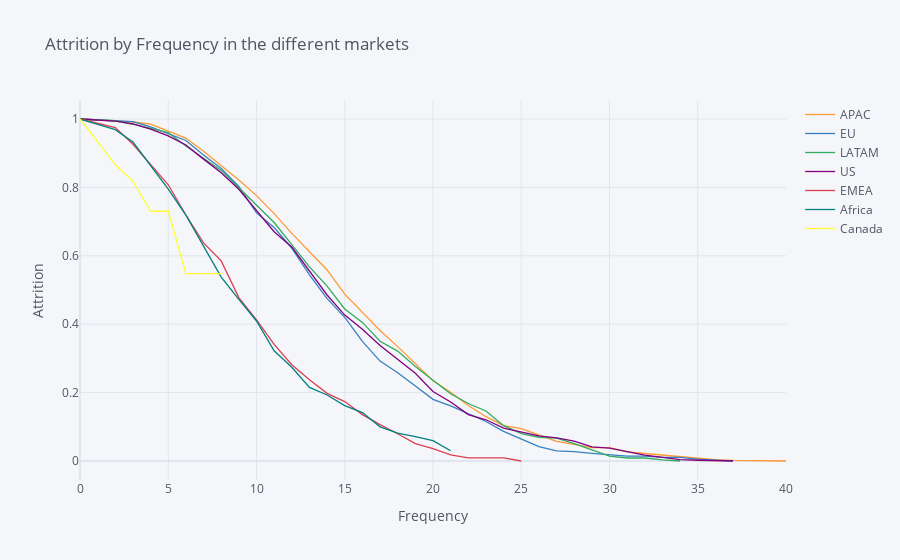

Notebook code for this chart:
### Markdown cell above
The following graph gives us insights regarding the different frequency in the different countries. We learned that the more frequent a customer orders the more profitable he will be for us.

### Code cell
rates=survival(df_gr_market, 'Market', 'Frequency', 'Attrition')
rates.iplot(kind='line', xTitle='Frequency', yTitle='Attrition',title='Attrition by Frequency in the different markets')

### Figure 1 — Plotly figure (JSON) as saved in the notebook; plotly's stock layout.template omitted (floating-point values rounded to 4 significant figures)
{"data": [{"line": {"color": "rgba(255, 153, 51, 1.0)", "dash": "solid", "shape": "linear", "width": 1.3}, "mode": "lines", "name": "APAC", "text": "", "type": "scatter", "x": [0, 2, 3, 4, 5, 6, 7, 8, 9, 10, 11, 12, 13, 14, 15, 16, 17, 18, 19, 20, 21, 22, 23, 24, 25, 26, 27, 28, 29, 30, 31, 32, 33, 34, 35, 36, 37, 40], "y": [1, 0.995, 0.9912, 0.9848, 0.9654, 0.9444, 0.9056, 0.8627, 0.8219, 0.776, 0.7232, 0.6655, 0.6109, 0.5587, 0.488, 0.4347, 0.3815, 0.3345, 0.2846, 0.2346, 0.2011, 0.1625, 0.1296, 0.1032, 0.09444, 0.07467, 0.0571, 0.04832, 0.03911, 0.03911, 0.02689, 0.022, 0.01711, 0.01222, 0.007334, 0.003667, 0.001833, 0]}, {"line": {"color": "rgba(55, 128, 191, 1.0)", "dash": "solid", "shape": "linear", "width": 1.3}, "mode": "lines", "name": "EU", "text": "", "type": "scatter", "x": [0, 2, 3, 4, 5, 6, 7, 8, 9, 10, 11, 12, 13, 14, 15, 16, 17, 18, 19, 20, 21, 22, 23, 24, 25, 26, 27, 28, 29, 30, 31, 32, 33, 34, 35, 36, 37, 40], "y": [1, 0.9962, 0.9924, 0.9769, 0.9573, 0.9371, 0.8946, 0.855, 0.8027, 0.7255, 0.6826, 0.622, 0.5445, 0.4747, 0.4198, 0.3498, 0.2922, 0.2579, 0.219, 0.1801, 0.1613, 0.1373, 0.1155, 0.08664, 0.06323, 0.04215, 0.02975, 0.02727, 0.02231, 0.01736, 0.01446, 0.01446, 0.01085, 0.01085, 0.005424, 0.002712, 0, ""]}, {"line": {"color": "rgba(50, 171, 96, 1.0)", "dash": "solid", "shape": "linear", "width": 1.3}, "mode": "lines", "name": "LATAM", "text": "", "type": "scatter", "x": [0, 2, 3, 4, 5, 6, 7, 8, 9, 10, 11, 12, 13, 14, 15, 16, 17, 18, 19, 20, 21, 22, 23, 24, 25, 26, 27, 28, 29, 30, 31, 32, 33, 34, 35, 36, 37, 40], "y": [1, 0.9949, 0.9847, 0.973, 0.9599, 0.9211, 0.8865, 0.8497, 0.7988, 0.7483, 0.6974, 0.6325, 0.5675, 0.5114, 0.4446, 0.4052, 0.3501, 0.3213, 0.2763, 0.2359, 0.1966, 0.1682, 0.1462, 0.1034, 0.0801, 0.06942, 0.06665, 0.05078, 0.03174, 0.01411, 0.008816, 0.008816, 0.003526, 0, "", "", "", ""]}, {"line": {"color": "rgba(128, 0, 128, 1.0)", "dash": "solid", "shape": "linear", "width": 1.3}, "mode": "lines", "name": "US", "text": "", "type": "scatter", "x": [0, 2, 3, 4, 5, 6, 7, 8, 9, 10, 11, 12, 13, 14, 15, 16, 17, 18, 19, 20, 21, 22, 23, 24, 25, 26, 27, 28, 29, 30, 31, 32, 33, 34, 35, 36, 37, 40], "y": [1, 0.9937, 0.986, 0.9704, 0.9507, 0.9239, 0.8827, 0.8429, 0.7946, 0.7339, 0.6703, 0.6258, 0.5568, 0.4854, 0.4266, 0.385, 0.3379, 0.2977, 0.2565, 0.2033, 0.1726, 0.1356, 0.1205, 0.09643, 0.08541, 0.07363, 0.06749, 0.05829, 0.04114, 0.03771, 0.02743, 0.01714, 0.01071, 0.004286, 0.002143, 0.002143, 0, ""]}, {"line": {"color": "rgba(219, 64, 82, 1.0)", "dash": "solid", "shape": "linear", "width": 1.3}, "mode": "lines", "name": "EMEA", "text": "", "type": "scatter", "x": [0, 2, 3, 4, 5, 6, 7, 8, 9, 10, 11, 12, 13, 14, 15, 16, 17, 18, 19, 20, 21, 22, 23, 24, 25, 26, 27, 28, 29, 30, 31, 32, 33, 34, 35, 36, 37, 40], "y": [1, 0.9748, 0.926, 0.8669, 0.8077, 0.7192, 0.6379, 0.5851, 0.4778, 0.4125, 0.3409, 0.2816, 0.2374, 0.1978, 0.1737, 0.1357, 0.1062, 0.07965, 0.05068, 0.0362, 0.0181, 0.009051, 0.009051, 0.009051, 0, "", "", "", "", "", "", "", "", "", "", "", "", ""]}, {"line": {"color": "rgba(0, 128, 128, 1.0)", "dash": "solid", "shape": "linear", "width": 1.3}, "mode": "lines", "name": "Africa", "text": "", "type": "scatter", "x": [0, 2, 3, 4, 5, 6, 7, 8, 9, 10, 11, 12, 13, 14, 15, 16, 17, 18, 19, 20, 21, 22, 23, 24, 25, 26, 27, 28, 29, 30, 31, 32, 33, 34, 35, 36, 37, 40], "y": [1, 0.9687, 0.9327, 0.8628, 0.7952, 0.7188, 0.6289, 0.5374, 0.4727, 0.4094, 0.3223, 0.2742, 0.2151, 0.193, 0.1619, 0.1416, 0.09998, 0.0818, 0.07158, 0.05965, 0.02982, "", "", "", "", "", "", "", "", "", "", "", "", "", "", "", "", ""]}, {"line": {"color": "rgba(255, 255, 51, 1.0)", "dash": "solid", "shape": "linear", "width": 1.3}, "mode": "lines", "name": "Canada", "text": "", "type": "scatter", "x": [0, 2, 3, 4, 5, 6, 7, 8, 9, 10, 11, 12, 13, 14, 15, 16, 17, 18, 19, 20, 21, 22, 23, 24, 25, 26, 27, 28, 29, 30, 31, 32, 33, 34, 35, 36, 37, 40], "y": [1, 0.866, 0.8179, 0.7302, 0.7302, 0.5477, 0.5477, 0.5477, "", "", "", "", "", "", "", "", "", "", "", "", "", "", "", "", "", "", "", "", "", "", "", "", "", "", "", "", "", ""]}], "layout": {"legend": {"bgcolor": "#F5F6F9", "font": {"color": "#4D5663"}}, "paper_bgcolor": "#F5F6F9", "plot_bgcolor": "#F5F6F9", "title": {"font": {"color": "#4D5663"}, "text": "Attrition by Frequency in the different markets"}, "xaxis": {"gridcolor": "#E1E5ED", "showgrid": true, "tickfont": {"color": "#4D5663"}, "title": {"font": {"color": "#4D5663"}, "text": "Frequency"}, "zerolinecolor": "#E1E5ED"}, "yaxis": {"gridcolor": "#E1E5ED", "showgrid": true, "tickfont": {"color": "#4D5663"}, "title": {"font": {"color": "#4D5663"}, "text": "Attrition"}, "zerolinecolor": "#E1E5ED"}}}
